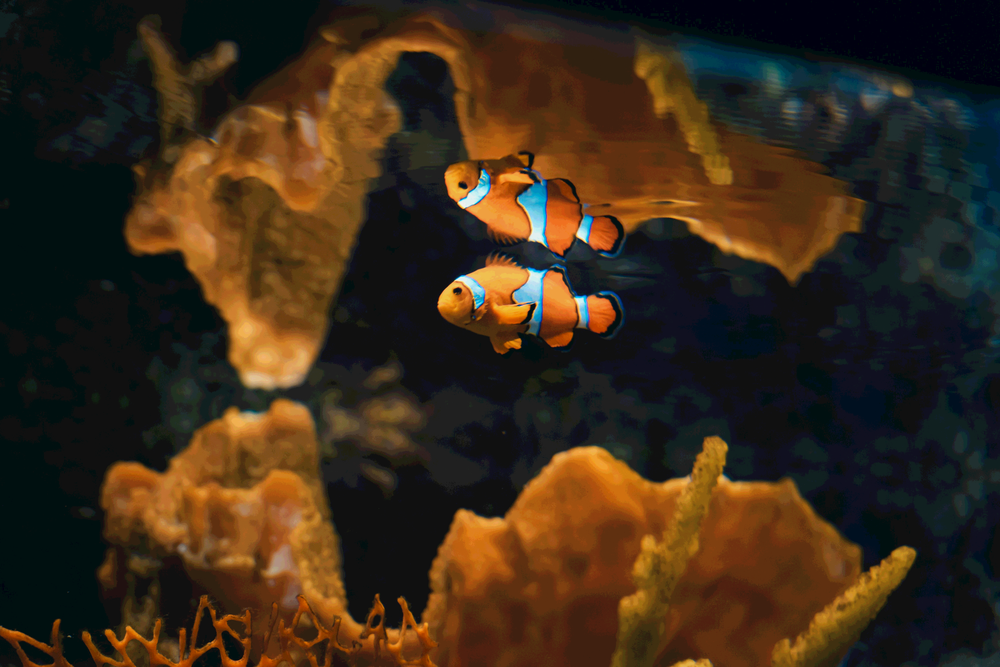
#> input picture parallel-stego/extracted_image.png, 1000 x 667 px, shrunk from 4000 x 2667 before the run
$ python parallel-lsb2.py
#> lines starting #> are read from the running program, lines starting #| are printed output that depends on the picture
#> the answer given: extracted_image.png
#> the answer given: extracted_image.png
import cv2
import numpy as np
import matplotlib.pyplot as plt
import time
from concurrent.futures import ThreadPoolExecutor


#Isto taka ne raboti na pogolemi sliki so threads
def show_images(image, title):
    image_rgb = cv2.cvtColor(image, cv2.COLOR_BGR2RGB)
    plt.imshow(image_rgb)
    plt.title(title)
    plt.axis('off')
    plt.show()


def image_segmentation(image, block_size=(64, 64)):
    blocks = []
    h, w, _ = image.shape
    for i in range(0, h, block_size[0]):
        for j in range(0, w, block_size[1]):
            block = image[i:i + block_size[0], j:j + block_size[1]]
            blocks.append((i, j, block))
    return blocks


def hide_block(i, j, block, secret_block):
    for x in range(block.shape[0]):
        for y in range(block.shape[1]):
            for k in range(3):
                cover_pixel = format(block[x][y][k], '08b')
                secret_pixel = format(secret_block[x][y][k], '08b')
                block[x][y][k] = int(cover_pixel[:4] + secret_pixel[:4], 2)
    return (i, j, block)


def extract_block(i, j, block):
    extracted_block = np.zeros(block.shape, np.uint8)
    for x in range(block.shape[0]):
        for y in range(block.shape[1]):
            for k in range(3):
                stego_pixel = format(block[x][y][k], '08b')
                extracted_pixel = stego_pixel[4:] + '0000'
                extracted_block[x][y][k] = int(extracted_pixel, 2)
    return (i, j, extracted_block)


def hide_image(final_image_path, secret_image_path, output_image_path):
#> called with final_image_path = 'extracted_image.png', secret_image_path = 'extracted_image.png', output_image_path = './final_image.png'
    start_time = time.perf_counter()  # Start timing

    final_image = cv2.imread(final_image_path)
#> final_image is the input picture: shape (667, 1000, 3); mean B, G, R 25.5, 42.5, 58.8
    secret_image = cv2.imread(secret_image_path)

    height1, width1, _ = final_image.shape
#> height1 = 667; width1 = 1000
    height2, width2, _ = secret_image.shape
#> height2 = 667; width2 = 1000

    show_images(final_image, "Original image - before hiding")

    if secret_image.size > final_image.size:
        secret_image = cv2.resize(secret_image, (width1, height1))
    else:
        final_image = cv2.resize(final_image, (width2, height2))

    blocks = image_segmentation(final_image)
#> after the loop in image_segmentation, `for i in range(0, h, block_size[0]):`: blocks = 176 items
#> blocks = 176 items
    secret_blocks = image_segmentation(secret_image)
#> secret_blocks = 176 items

    with ThreadPoolExecutor() as executor:
        futures = []
        for (i, j, block), (_, _, secret_block) in zip(blocks, secret_blocks):
            futures.append(executor.submit(hide_block, i, j, block, secret_block))
#> this loop made 176 passes
#> (i, j) on passes 2 to 4: (0, 64), (0, 128), (0, 192)
#> after the loop, futures = 176 items

        for future in futures:
            i, j, processed_block = future.result()
            final_image[i:i + processed_block.shape[0], j:j + processed_block.shape[1]] = processed_block
#> this loop made 176 passes
#> (i, j) on passes 1 to 3: (0, 0), (0, 64), (0, 128)
#> pass 1, in hide_image, `i, j, processed_block = future.result()`:
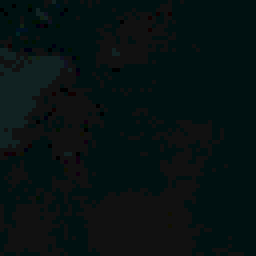
#> processed_block: shape (64, 64, 3) (shown 4 times larger); mean of channels 0, 1, 2 17.7, 17.7, 6.6; drawn as B, G, R
#> pass 3, in hide_image, `i, j, processed_block = future.result()`:
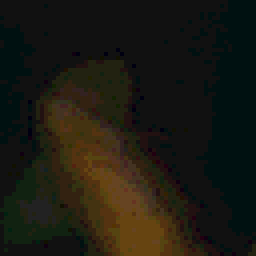
#> processed_block: shape (64, 64, 3) (shown 4 times larger); mean of channels 0, 1, 2 17.8, 26.3, 27.6; drawn as B, G, R

    cv2.imwrite(output_image_path, final_image)

    end_time = time.perf_counter()  # End timing
    execution_time = end_time - start_time
    print(f"\nTime taken to hide the image: {execution_time:.2f} seconds")

    show_images(final_image, "Secret holder image")
    show_images(secret_image, "Secret image")


def extract_hidden_image(stego_image_path, output_image_path):
#> called with stego_image_path = './final_image.png', output_image_path = './extracted_image.png'
    start_time = time.time()  # Start timing

    stego_image = cv2.imread(stego_image_path)
    extracted_image = np.zeros(stego_image.shape, np.uint8)

    blocks = image_segmentation(stego_image)
#> blocks = 176 items

    with ThreadPoolExecutor() as executor:
        futures = []
        for (i, j, block) in blocks:
            futures.append(executor.submit(extract_block, i, j, block))
#> after the loop, futures = 176 items

        for future in futures:
            i, j, processed_block = future.result()
            extracted_image[i:i + processed_block.shape[0], j:j + processed_block.shape[1]] = processed_block

    cv2.imwrite(output_image_path, extracted_image)

    end_time = time.time()  # End timing
    execution_time = end_time - start_time
    print(f"Time taken to extract the hidden image: {execution_time:.2f} seconds\n")

    show_images(extracted_image, "Extracted image")


print("Type in the image you want to hide and the image you want to hide it in, in this format:")
print("hidden image\nimage to hide in")
hidden_image = input()
full_image = input()
hide_image(hidden_image, full_image, './final_image.png')
extract_hidden_image("./final_image.png", "./extracted_image.png")

$ run again, with parallel-stego/image1.jpg saved as parallel-stego/extracted_image.png
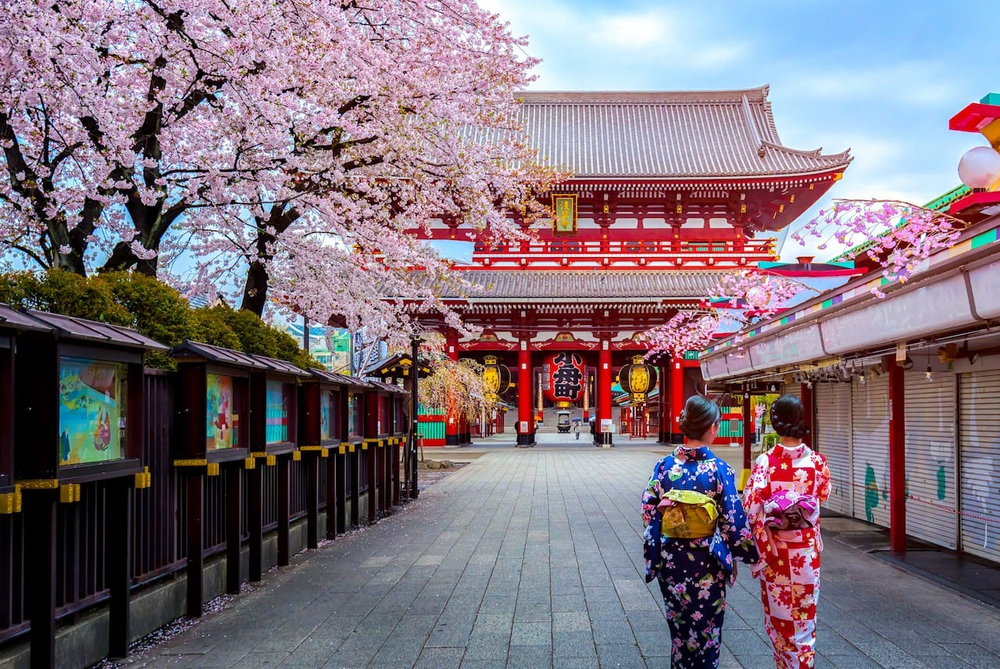
#> input picture parallel-stego/image1.jpg, 1000 x 669 px, shrunk from 1280 x 856 before the run
#> in hide_image, final_image is the input picture: shape (669, 1000, 3); mean B, G, R 122.8, 112.8, 127
#> after the loop in image_segmentation, `for i in range(0, h, block_size[0]):`: blocks = 176 items
#> the loop in hide_image, `for (i, j, block), (_, _, secret_block) in zip(blocks, secret_blocks):` made 176 passes
#> (i, j) on passes 2 to 4: (0, 64), (0, 128), (0, 192)
#> the loop in hide_image, `for future in futures:` made 176 passes
#> (i, j) on passes 1 to 3: (0, 0), (0, 64), (0, 128)
#> pass 1, in hide_image, `i, j, processed_block = future.result()`:
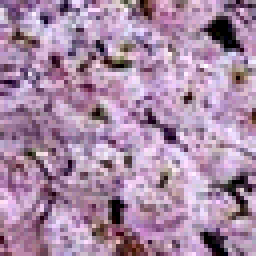
#> processed_block: shape (64, 64, 3) (shown 4 times larger); mean of channels 0, 1, 2 166.6, 138.1, 168.9; drawn as B, G, R
#> pass 3, in hide_image, `i, j, processed_block = future.result()`:
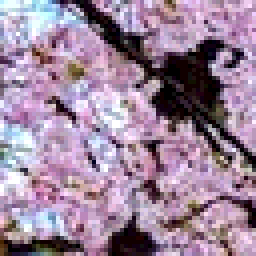
#> processed_block: shape (64, 64, 3) (shown 4 times larger); mean of channels 0, 1, 2 156.8, 133.7, 157.4; drawn as B, G, R
#> the loop in extract_hidden_image, `for (i, j, block) in blocks:` made 176 passes
#> the loop in extract_hidden_image, `for future in futures:` made 176 passes
